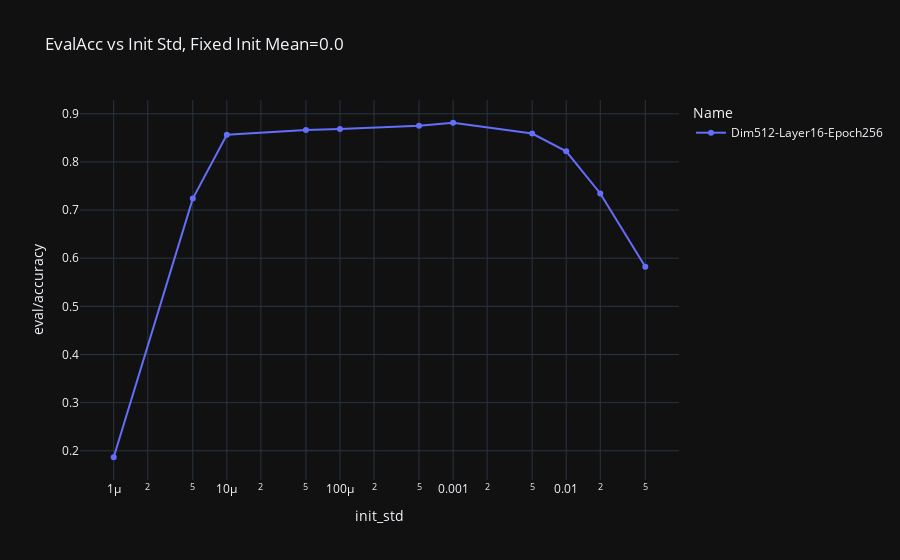

This figure's notebook cell:
### Code cell
import pandas as pd
import plotly.express as px

df = pd.read_csv("ModRand.csv")
df = df.sort_values(by=['init_std'], ascending=False)

fig = px.line(
	data_frame=df,
	x="init_std",
	y="eval/accuracy",
	color='Name',
	symbol="Name",
	title="EvalAcc vs Init Std, Fixed Init Mean=0.0",
	log_x=True
	)
fig.update_layout(
	xaxis=dict(
		tickmode='auto',
		# tick0=0,
		# dtick=16,
		)
	)
fig.show()

### Figure 1 — Plotly figure (JSON) as saved in the notebook; plotly's stock layout.template omitted (floating-point values rounded to 4 significant figures)
{"data": [{"hovertemplate": "Name=Dim512-Layer16-Epoch256<br>init_std=%{x}<br>eval/accuracy=%{y}<extra></extra>", "legendgroup": "Dim512-Layer16-Epoch256", "line": {"color": "#636efa", "dash": "solid"}, "marker": {"symbol": "circle"}, "mode": "markers+lines", "name": "Dim512-Layer16-Epoch256", "orientation": "v", "showlegend": true, "x": [0.05, 0.02, 0.01, 0.005, 0.001, 0.0005, 0.0001, 5e-05, 1e-05, 5e-06, 1e-06], "xaxis": "x", "y": [0.5823, 0.7344, 0.8219, 0.859, 0.8813, 0.8749, 0.8682, 0.866, 0.8564, 0.7238, 0.1866], "yaxis": "y", "type": "scatter"}], "layout": {"xaxis": {"anchor": "y", "domain": [0.0, 1.0], "title": {"text": "init_std"}, "type": "log", "tickmode": "auto"}, "yaxis": {"anchor": "x", "domain": [0.0, 1.0], "title": {"text": "eval/accuracy"}}, "legend": {"title": {"text": "Name"}, "tracegroupgap": 0}, "title": {"text": "EvalAcc vs Init Std, Fixed Init Mean=0.0"}}}
